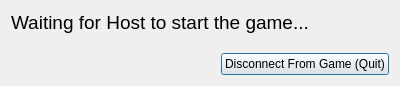
<?xml version="1.0" encoding="UTF-8"?>
<ui version="4.0">
 <class>WaitingToStart</class>
 <widget class="QDialog" name="WaitingToStart">
  <property name="geometry">
   <rect>
    <x>0</x>
    <y>0</y>
    <width>400</width>
    <height>86</height>
   </rect>
  </property>
  <property name="windowTitle">
   <string>Dialog</string>
  </property>
  <layout class="QVBoxLayout" name="verticalLayout">
   <item>
    <widget class="QLabel" name="label">
     <property name="text">
      <string>&lt;html&gt;&lt;head/&gt;&lt;body&gt;&lt;p&gt;&lt;span style=&quot; font-size:14pt;&quot;&gt;Waiting for Host to start the game...&lt;/span&gt;&lt;/p&gt;&lt;/body&gt;&lt;/html&gt;</string>
     </property>
    </widget>
   </item>
   <item>
    <spacer name="verticalSpacer">
     <property name="orientation">
      <enum>Qt::Vertical</enum>
     </property>
     <property name="sizeHint" stdset="0">
      <size>
       <width>20</width>
       <height>5</height>
      </size>
     </property>
    </spacer>
   </item>
   <item>
    <layout class="QHBoxLayout" name="horizontalLayout">
     <item>
      <spacer name="horizontalSpacer">
       <property name="orientation">
        <enum>Qt::Horizontal</enum>
       </property>
       <property name="sizeHint" stdset="0">
        <size>
         <width>40</width>
         <height>20</height>
        </size>
       </property>
      </spacer>
     </item>
     <item>
      <widget class="QPushButton" name="pushButton">
       <property name="text">
        <string>Disconnect From Game (Quit)</string>
       </property>
      </widget>
     </item>
    </layout>
   </item>
  </layout>
 </widget>
 <resources/>
 <connections/>
</ui>
